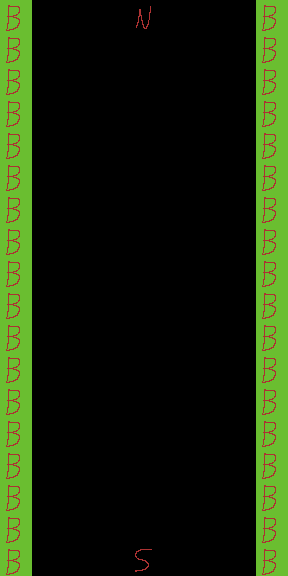

Tiled map render using the project's own tile images. Description and the whole map definition, tile-layer contents included, below:
An orthogonal 9x18 tile map with 32x32 px tiles, 1 tile layer (Tile Layer 1).

<map version="1.4" tiledversion="1.4.2" orientation="orthogonal" renderorder="right-down" width="9" height="18" tilewidth="32" tileheight="32" infinite="0" nextlayerid="2" nextobjectid="1">
 <tileset firstgid="1" source="Blocks.tsx" />
 <layer id="1" name="Tile Layer 1" width="9" height="18">
  <data encoding="csv">
6,0,0,0,2,0,0,0,6,
6,0,0,0,0,0,0,0,6,
6,0,0,0,0,0,0,0,6,
6,0,0,0,0,0,0,0,6,
6,0,0,0,0,0,0,0,6,
6,0,0,0,0,0,0,0,6,
6,0,0,0,0,0,0,0,6,
6,0,0,0,0,0,0,0,6,
6,0,0,0,0,0,0,0,6,
6,0,0,0,0,0,0,0,6,
6,0,0,0,0,0,0,0,6,
6,0,0,0,0,0,0,0,6,
6,0,0,0,0,0,0,0,6,
6,0,0,0,0,0,0,0,6,
6,0,0,0,0,0,0,0,6,
6,0,0,0,0,0,0,0,6,
6,0,0,0,0,0,0,0,6,
6,0,0,0,1,0,0,0,6
</data>
 </layer>
</map>
